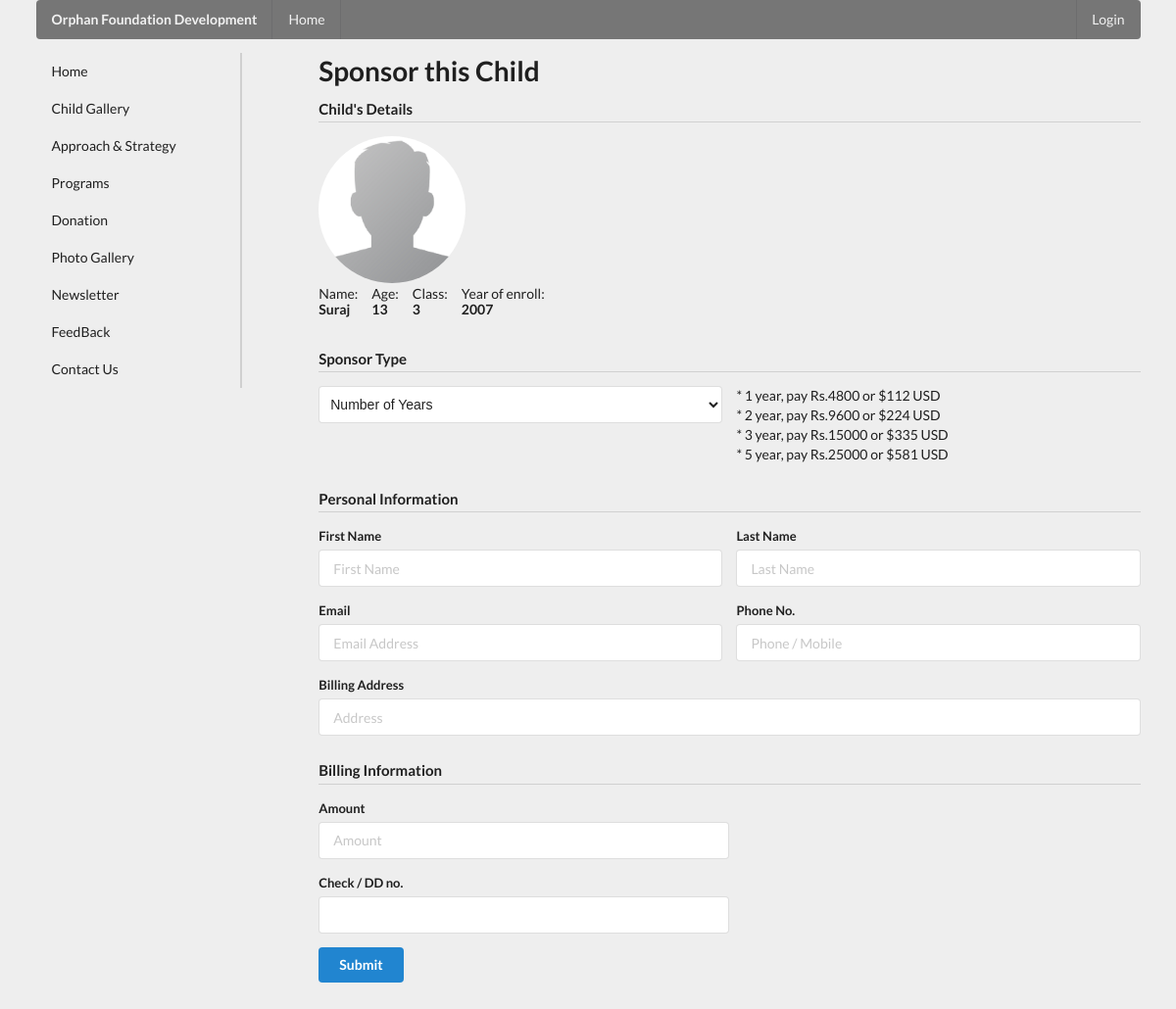
Page /sponsor-children.php?cid=8 on the committed database.
### tables this page shows
CREATE TABLE `children` (
  `cid` int(50) NOT NULL,
  `cname` varchar(30) NOT NULL,
  `cdob` date NOT NULL,
  `cyoe` year(4) NOT NULL,
  `cclass` int(3) NOT NULL,
  `cstory` text NOT NULL,
  `cphoto` text NOT NULL,
  `sponsored` tinyint(1) NOT NULL
);

### sponsor-children.php (the view, shortened to what this page needs)
<?php include './components/header.php'; ?>
    <div class="ui container">
        <?php include './components/top-menu.php'; ?>
        <div class="ui grid">
            <?php include './components/side-menu.php'; ?>
            <div class="twelve wide column">
                <h1>Sponsor this Child</h1>
                <form action="<?php $_PHP_SELF ?>" method="post" class="ui form">
                    <h4 class="ui dividing header">Child's Details</h4>
                    <img class="ui small top aligned circular image" src="img/defaultimg.png">
                    <?php
                        if(isset($_GET['cid'])) {
                            $cid = $_GET['cid'];
                        } else {
                            $unsponsored_page = './child-gallery-sponsored.php';
                            header('Location: ' . $unsponsored_page);
                        }
                        $sql = "SELECT cid, cname, cdob, cyoe, cclass FROM children WHERE cid='$cid'";
                        $result = $conn->query($sql);
                        if ($result->num_rows > 0) {
                            while($row = $result->fetch_assoc()) {
                                $dob = $row["cdob"];
                                $age = (date('Y') - date('Y',strtotime($dob)));
                    ?>
                    <span>
                        <div class="description">
                            <div class="ui horizontal list">
                                <div class="item">
                                    <div class="content">
                                        <div>Name:</div> <strong><?php echo $row["cname"]; ?></strong>
                                    </div>
                                </div>
                                <div class="item">
                                    <div class="content">
                                        <div>Age:</div> <strong><?php echo $age; ?></strong>
                                    </div>
                                </div>
                                <div class="item">
                                    <div class="content">
                                    <div>Class:</div> <strong><?php echo $row["cclass"]; ?></strong>
                                    </div>
                                </div>
                                <div class="item">
                                    <div class="content">
                                    <div>Year of enroll:</div> <strong><?php echo $row["cyoe"]; ?></strong>
                                    </div>
                                </div>
                            </div>
                        </div>
                    </span>
                    <?php
                            }
                        }
                    ?>
                    <h4 class="ui dividing header">Sponsor Type</h4>
                    <div class="two fields">
                        <div class="field">
                            <select name="noofyear" class="ui fluid dropdown" required>
                                <option value="">Number of Years</option>
                            </select>
                        </div>
                        <div class="field">
                            * 1 year, pay Rs.4800   or $112 USD <br>
                            * 2 year, pay Rs.9600   or $224 USD <br>
                            * 3 year, pay Rs.15000  or $335 USD <br>
                            * 5 year, pay Rs.25000  or $581 USD <br>
                        </div>
                    </div>
                    <h4 class="ui dividing header">Personal Information</h4>
                    <div class="fields">
                        <div class="eight wide field">
                            <label>First Name</label>
                            <input type="text" name="firstname" placeholder="First Name" required>
                        </div>
                        <div class="eight wide field">
                            <label>Last Name</label>
                            <input type="text" name="lastname" placeholder="Last Name">
                        </div>
                    </div>
                    <div class="fields">
                        <div class="eight wide field">
                            <label>Email</label>
                            <input type="email" name="email" placeholder="Email Address" required>
                        </div>
                        <div class="eight wide field">
                            <label>Phone No.</label>
                            <input type="tel" name="phone" placeholder="Phone / Mobile" required>
                        </div>
                    </div>
                    <div class="field">
                        <label>Billing Address</label>
                        <div class="field">
                        <div class="sixteen wide field">
                            <input type="text" name="address" placeholder="Address" required>
                        </div>
                        </div>
                    </div>
                    <h4 class="ui dividing header">Billing Information</h4>
                    <div class="field">
                        <div class="eight wide field">
                        <label>Amount</label>
                        <input type="number" name="amount" min="1" maxlength="16" placeholder="Amount" required>
                        </div>
                    </div>
                    <div class="field">
                        <div class="eight wide field">
                            <label>Check / DD no.</label>
                            <input type="text" name="checkno" required>
                        </div>
                    </div>
                    <button name="submit" class="ui primary button" tabindex="0">Submit</button>
                </form>
            </div>
            <span class="p-20"></span>
        </div>
    </div>
<?php include './components/footer.php'; ?>

### css/main.css (style rules this page uses)
.p-20 { padding: 200px; }

### rows in the picture
children: cname "Suraj", cdob "13", cclass "3", cyoe "2007"
